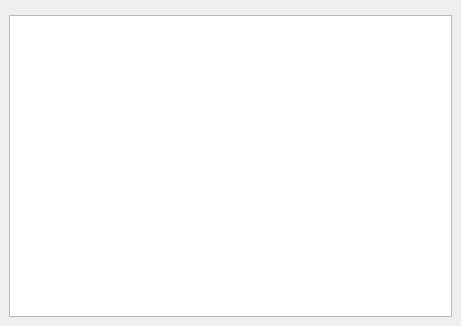
<ui version="4.0" >
 <class>ExecutionsDisplay</class>
 <widget class="QWidget" name="ExecutionsDisplay" >
  <property name="geometry" >
   <rect>
    <x>0</x>
    <y>0</y>
    <width>461</width>
    <height>326</height>
   </rect>
  </property>
  <property name="windowTitle" >
   <string>Executions Display</string>
  </property>
  <layout class="QVBoxLayout" >
   <property name="margin" >
    <number>9</number>
   </property>
   <property name="spacing" >
    <number>6</number>
   </property>
   <item>
    <widget class="SearchBar" native="1" name="searchBar" />
   </item>
   <item>
    <widget class="QTableView" name="executionsTable" >
     <property name="alternatingRowColors" >
      <bool>true</bool>
     </property>
     <property name="selectionMode" >
      <enum>QAbstractItemView::SingleSelection</enum>
     </property>
     <property name="selectionBehavior" >
      <enum>QAbstractItemView::SelectRows</enum>
     </property>
     <property name="gridStyle" >
      <enum>Qt::DotLine</enum>
     </property>
    </widget>
   </item>
  </layout>
 </widget>
 <customwidgets>
  <customwidget>
   <class>SearchBar</class>
   <extends>QWidget</extends>
   <header>searchbar.h</header>
  </customwidget>
 </customwidgets>
 <resources/>
 <connections/>
</ui>
